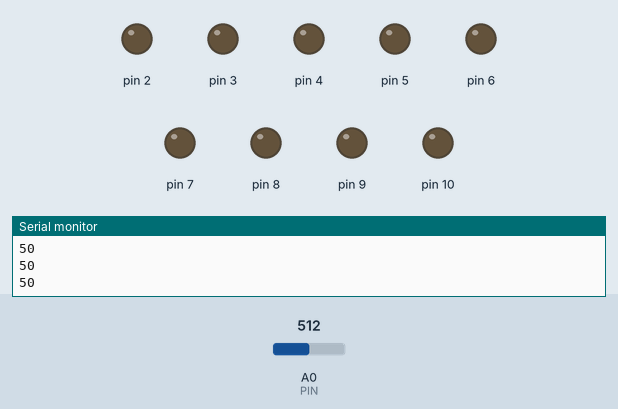
Recording of a sketch running on a simulated Arduino Uno, built with avr-gcc and run on an emulated ATmega328P. Parts: output pins drawn as LEDs (lit = HIGH), the last lines printed to the serial monitor. The test bench sets the inputs (shaded band); at power-on: A0 (PIN) = 512.

Above: at 1.2 s.
1.3 s: A0 (PIN) set to 214
2.8 s: A0 (PIN) set to 197
At 3.8 s:
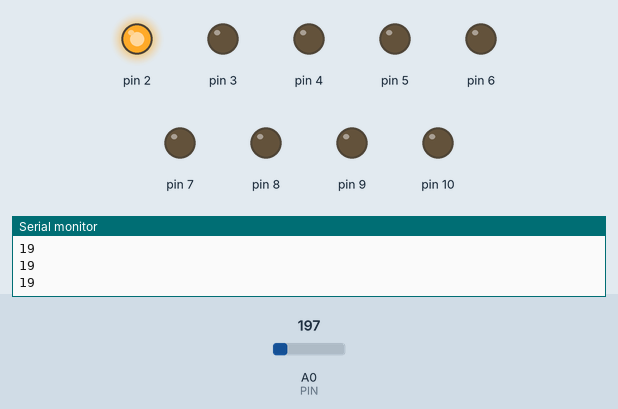
4.3 s: A0 (PIN) set to 306
At 5.1 s:
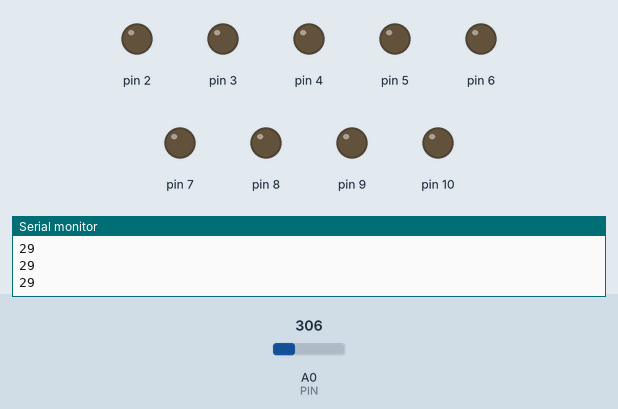
5.8 s: A0 (PIN) set to 122
At 6.4 s:
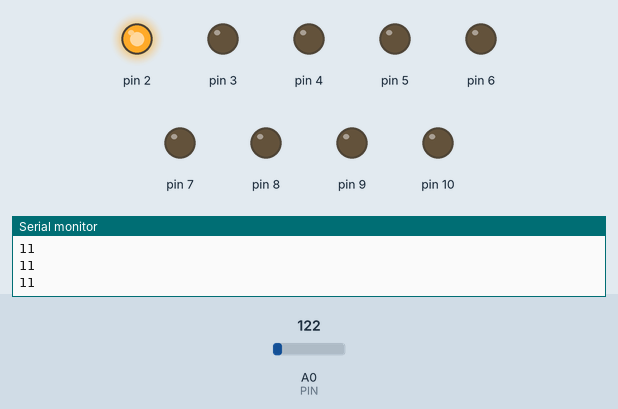
Timing chart, 0 to 8.3 s (numbered marks = the images above; inputs shaded):
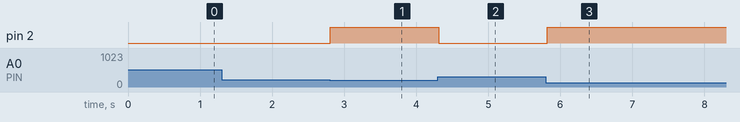

The sketch:

potentiometerPercentage.ino
```cpp
const int PIN = A0;
void setup() {
  pinMode(10, OUTPUT);
  pinMode(9, OUTPUT);
  pinMode(8, OUTPUT);
  pinMode(7, OUTPUT);
  pinMode(6, OUTPUT);
  pinMode(5, OUTPUT);
  pinMode(4, OUTPUT);
  pinMode(3, OUTPUT);
  pinMode(2, OUTPUT);
  pinMode(1, OUTPUT);
  Serial.begin(9600);


}

void loop()
{
  int rawvalue = analogRead(PIN);
  int percentage = map(rawvalue, 0, 1023, 0, 100);
  Serial.println(percentage);
  if (percentage > 10 && percentage <20)
    {
      digitalWrite(2, HIGH);
    }
  else
  {
    digitalWrite(2,LOW);
  }
    if (percentage > 10 && percentage <20)
    {
      digitalWrite(2, HIGH);
    }
  else
  {
    digitalWrite(2,LOW);
  }
    if (percentage > 30 && percentage <40)
    {
      digitalWrite(2, HIGH);
    }
  else
  {
    digitalWrite(2,LOW);
  }
    if (percentage > 10 && percentage <20)
    {
      digitalWrite(2, HIGH);
    }
  else
  {
    digitalWrite(2,LOW);
  }
    if (percentage > 10 && percentage <20)
    {
      digitalWrite(2, HIGH);
    }
  else
  {
    digitalWrite(2,LOW);
  }
    if (percentage > 10 && percentage <20)
    {
      digitalWrite(2, HIGH);
    }
  else
  {
    digitalWrite(2,LOW);
  }
  delay(100);


}
```

Measured:
- the behaviour switches between 205 and 204 on A0 (PIN) (found by bisection; images 0 and 1)
- after the input at 2.8 s, pin 2: LOW → HIGH at once
- after the input at 4.3 s, pin 2: HIGH → LOW at once
- after the input at 5.8 s, pin 2: LOW → HIGH at once
